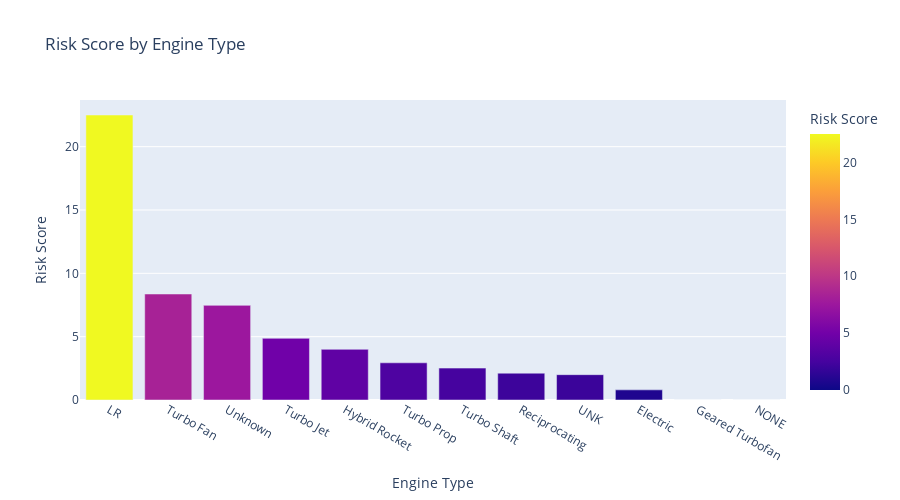

Here is the notebook cell this chart was saved with:
### Markdown cell above
## Risk Score by Engine Type

### Code cell
import plotly.express as px

fig = px.bar(engine_analysis, x=engine_analysis.index, y='Risk.Score', title='Risk Score by Engine Type',
             labels={'Risk.Score': 'Risk Score', 'Engine.Type': 'Engine Type'},
             color='Risk.Score', height=500)
fig.show()

### Figure 1 — Plotly figure (JSON) as saved in the notebook; plotly's stock layout.template omitted (floating-point values rounded to 4 significant figures)
{"data": [{"hovertemplate": "Engine Type=%{x}<br>Risk Score=%{marker.color}<extra></extra>", "legendgroup": "", "marker": {"color": [22.5, 8.368, 7.472, 4.869, 4.0, 2.937, 2.516, 2.117, 2.0, 0.8, 0.0, 0.0], "coloraxis": "coloraxis", "pattern": {"shape": ""}}, "name": "", "orientation": "v", "showlegend": false, "textposition": "auto", "type": "bar", "x": ["LR", "Turbo Fan", "Unknown", "Turbo Jet", "Hybrid Rocket", "Turbo Prop", "Turbo Shaft", "Reciprocating", "UNK", "Electric", "Geared Turbofan", "NONE"], "xaxis": "x", "y": [22.5, 8.368, 7.472, 4.869, 4.0, 2.937, 2.516, 2.117, 2.0, 0.8, 0.0, 0.0], "yaxis": "y"}], "layout": {"barmode": "relative", "coloraxis": {"colorbar": {"title": {"text": "Risk Score"}}, "colorscale": [[0, "#0d0887"], [0.1111, "#46039f"], [0.2222, "#7201a8"], [0.3333, "#9c179e"], [0.4444, "#bd3786"], [0.5556, "#d8576b"], [0.6667, "#ed7953"], [0.7778, "#fb9f3a"], [0.8889, "#fdca26"], [1, "#f0f921"]]}, "height": 500, "legend": {"tracegroupgap": 0}, "title": {"text": "Risk Score by Engine Type"}, "xaxis": {"anchor": "y", "domain": [0, 1], "title": {"text": "Engine Type"}}, "yaxis": {"anchor": "x", "domain": [0, 1], "title": {"text": "Risk Score"}}}}
